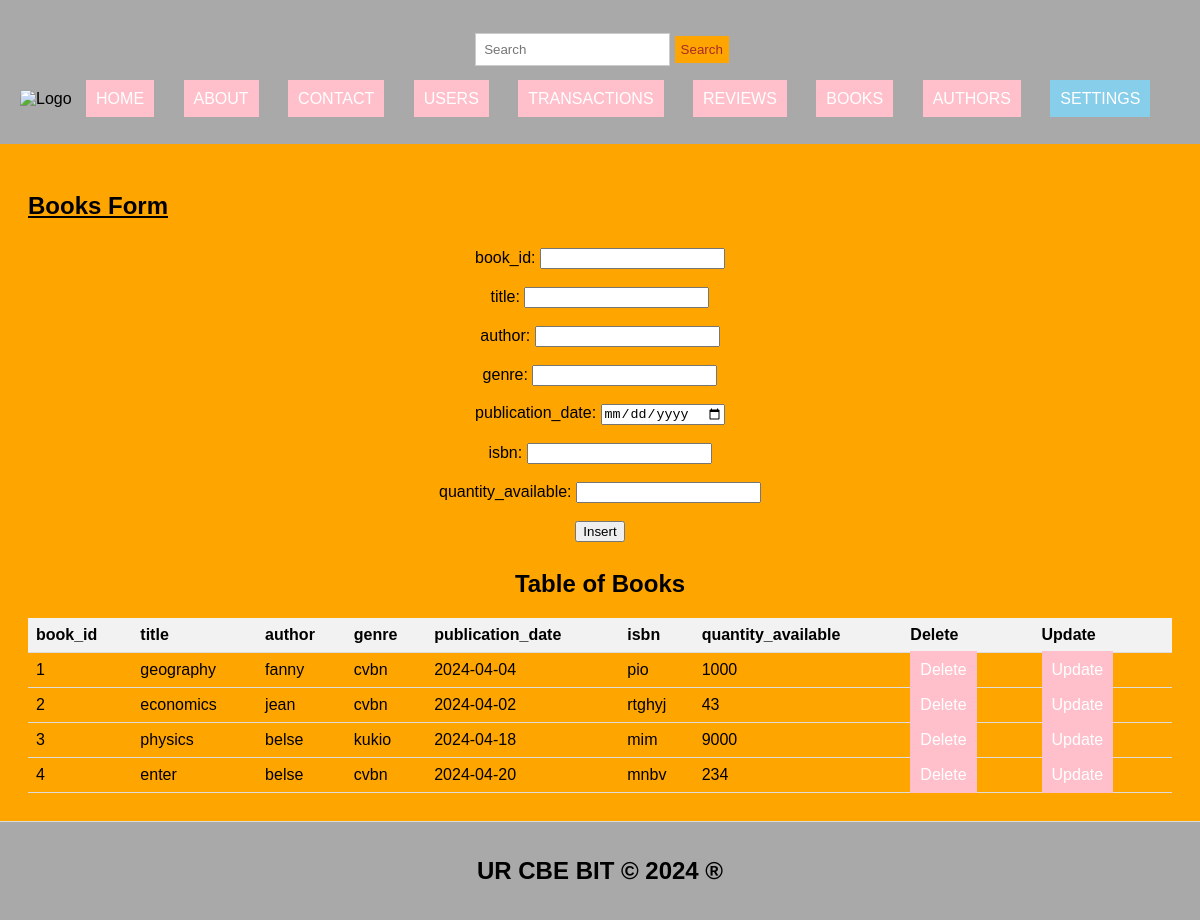
The page /books.php on the database its author committed.
### tables this page shows
CREATE TABLE `books` (
  `book_id` int(11) NOT NULL,
  `title` varchar(255) NOT NULL,
  `author` varchar(255) NOT NULL,
  `genre` varchar(100) DEFAULT NULL,
  `publication_date` date DEFAULT NULL,
  `isbn` varchar(20) DEFAULT NULL,
  `quantity_available` int(11) DEFAULT NULL
);

### books.php (the view, shortened to what this page needs)
<!DOCTYPE html>
<html lang="en">
<head>
  <link rel="stylesheet" type="text/css" href="style.css" title="style 1" media="screen, tv, projection, handheld, print"/>
</head>
<body bgcolor="orange">
  <header>
    <form class="d-flex" role="search" action="search.php">
      <input class="form-control me-2" type="search" placeholder="Search" aria-label="Search" name="query">
      <button class="btn btn-outline-success" type="submit">Search</button>
    </form>
    <ul style="list-style-type: none; padding: 0;">
      <li style="display: inline; margin-right: 10px;">
        <img src="./Images/books.jpg" width="90" height="60" alt="Logo">
      </li>
      <li style="display: inline; margin-right: 10px;"><a href="./home.html">HOME</a></li>
      <li style="display: inline; margin-right: 10px;"><a href="./about.html">ABOUT</a></li>
      <li style="display: inline; margin-right: 10px;"><a href="./contact.html">CONTACT</a></li>
      <li style="display: inline; margin-right: 10px;"><a href="./users.php">USERS</a></li>
      <li style="display: inline; margin-right: 10px;"><a href="./transactions.php">TRANSACTIONS</a></li>
      <li style="display: inline; margin-right: 10px;"><a href="./reviews.php">REVIEWS</a></li>
      <li style="display: inline; margin-right: 10px;"><a href="./books.php">BOOKS</a></li>
      <li style="display: inline; margin-right: 10px;"><a href="./authors.php">AUTHORS</a></li>
      <li class="dropdown" style="display: inline; margin-right: 10px;">
        <a href="#" style="padding: 10px; color: white; background-color: skyblue; text-decoration: none; margin-right: 15px;">SETTINGS</a>
      </li>
    </ul>
  </header>
  <section>
    <h1><u>Books Form</u></h1>
    <form method="post">
      <label for="bookid">book_id:</label>
      <input type="number" id="bookid" name="bookid" required><br><br>
      <label for="title">title:</label>
      <input type="text" id="title" name="title" required><br><br>
      <label for="author">author:</label>
      <input type="text" id="author" name="author" required><br><br>
      <label for="genre">genre:</label>
      <input type="text" id="genre" name="genre" required><br><br>
      <label for="pubdate">publication_date:</label>
      <input type="date" id="pubdate" name="pubdate" required><br><br>
      <label for="isbn">isbn:</label>
      <input type="text" id="isbn" name="isbn" required><br><br>
      <label for="quantity">quantity_available:</label>
      <input type="number" id="quantity" name="quantity" required><br><br>
      <input type="submit" name="insert" value="Insert">
    </form>
    <?php
    include('database_connection.php');
    ?>
    <center><h2>Table of Books</h2>
    <table>
      <tr>
        <th>book_id</th>
        <th>title</th>
        <th>author</th>
        <th>genre</th>
        <th>publication_date</th>
        <th>isbn</th>
        <th>quantity_available</th>
        <th>Delete</th>
        <th>Update</th>
      </tr>
      <?php
      $sql = "SELECT * FROM books";
      $result = $connection->query($sql);
      if ($result->num_rows > 0) {
          while ($row = $result->fetch_assoc()) {
              $book_id = $row["book_id"];
              echo "<tr>
                  <td>" . $row["book_id"] . "</td>
                  <td>" . $row["title"] . "</td>
                  <td>" . $row["author"] . "</td>
                  <td>" . $row["genre"] . "</td>
                  <td>" . $row["publication_date"] . "</td>
                  <td>" . $row["isbn"] . "</td>
                  <td>" . $row["quantity_available"] . "</td>
                  <td><a href='delete_books.php?book_id=$book_id'>Delete</a></td>
                  <td><a href='update_books.php?book_id=$book_id'>Update</a></td>
                </tr>";
          }
      } else {
          echo "<tr><td colspan='9'>No data found</td></tr>";
      }
      ?>
    </table>
  </section>
  <footer>
    <center><b><h2>UR CBE BIT &copy; 2024 &reg;</h2></b></center>
  </footer>
</body>
</html>

### style.css (style rules this page uses)
body { font-family: Arial, sans-serif; margin: 0; padding: 0; }
.form-control { padding: 8px; margin-left: 4px; border: 1px solid #ccc; }
.btn { padding: 6px; background-color: orange; color: brown; border: none; }
.dropdown { position: relative; display: inline; margin-right: 10px; }
body { font-family: Arial,sans-serif; margin:0; padding:0; }
header { background-color:darkgray; padding: 20px; }
.dropdown { position: right; display:right; direction:rtl; }
section { padding:28px; border-bottom: 1px solid #ddd; }
footer { text-align: center; padding: 15px; background-color:darkgray; }

### books.php (style rules this page uses)
a { padding: 10px; color: white; background-color: pink; text-decoration: none; margin-right: 15px; }
form { margin-top: 20px; text-align: center; margin: 5px; padding: 8px; }
table { width: 100%; border-collapse: collapse; }
th, td { padding: 8px; text-align: left; border-bottom: 1px solid #ddd; }
th { background-color: #f2f2f2; }
footer { background-color: darkgray; padding: 15px; text-align: center; }

### rows shown on the page
books: book_id "1", title "geography", author "fanny", genre "cvbn", publication_date "2024-04-04", isbn "pio", quantity_available "1000"
books: book_id "2", title "economics", author "jean", genre "cvbn", publication_date "2024-04-02", isbn "rtghyj", quantity_available "43"
books: book_id "3", title "physics", author "belse", genre "kukio", publication_date "2024-04-18", isbn "mim", quantity_available "9000"
books: book_id "4", title "enter", author "belse", genre "cvbn", publication_date "2024-04-20", isbn "mnbv", quantity_available "234"
